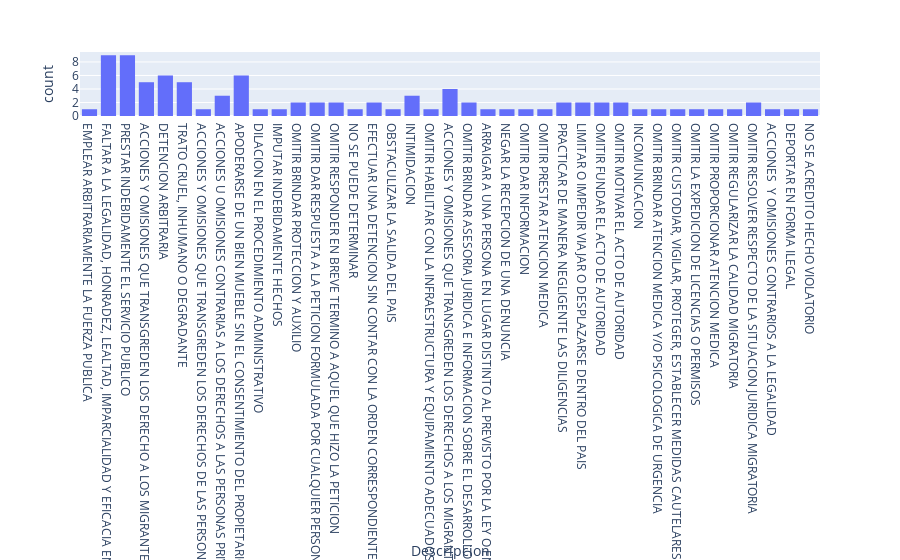

The notebook cell saved with this chart:
### Code cell
df_filtred2 = df_ind_Autoridad[(df_ind_Autoridad["Tipo"] == 'Hecho_Violatorio') & (df_ind_Autoridad["Autoridad"] == 'INSTITUTO NACIONAL DE MIGRACION DE LA SECRETARIA DE GOBERNACION')
# & (df_ind_Autoridad["Cantidad"] > 1) 
& (df_ind_Autoridad["Entidad"] == 'SONORA')]
# df_filtred2
# fig = px.bar(df_filtred2, x='Ano', y='Cantidad', color='Descripcion')
fig = px.histogram(df_filtred2, x="Descripcion")
fig.show()

### Figure 1 — Plotly figure (JSON) as saved in the notebook; plotly's stock layout.template omitted (floating-point values rounded to 4 significant figures)
{"data": [{"alignmentgroup": "True", "bingroup": "x", "hovertemplate": "Descripcion=%{x}<br>count=%{y}<extra></extra>", "legendgroup": "", "marker": {"color": "#636efa", "pattern": {"shape": ""}}, "name": "", "offsetgroup": "", "orientation": "v", "showlegend": false, "type": "histogram", "x": ["EMPLEAR ARBITRARIAMENTE LA FUERZA PUBLICA", "FALTAR A LA LEGALIDAD, HONRADEZ, LEALTAD, IMPARCIALIDAD Y EFICACIA EN EL DESEMPEÑO DE LAS FUNCIONES, EMPLEOS, CARGOS O COMISIONES", "PRESTAR INDEBIDAMENTE EL SERVICIO PUBLICO", "ACCIONES Y OMISIONES QUE TRANSGREDEN LOS DERECHO A LOS MIGRANTES Y DE SUS FAMILIARES", "DETENCION ARBITRARIA", "TRATO CRUEL, INHUMANO O DEGRADANTE", "PRESTAR INDEBIDAMENTE EL SERVICIO PUBLICO", "ACCIONES Y OMISIONES QUE TRANSGREDEN LOS DERECHO A LOS MIGRANTES Y DE SUS FAMILIARES", "FALTAR A LA LEGALIDAD, HONRADEZ, LEALTAD, IMPARCIALIDAD Y EFICACIA EN EL DESEMPEÑO DE LAS FUNCIONES, EMPLEOS, CARGOS O COMISIONES", "ACCIONES Y OMISIONES QUE TRANSGREDEN LOS DERECHOS DE LAS PERSONAS PRIVADAS DE SU LIBERTAD", "ACCIONES U OMISIONES CONTRARIAS A LOS DERECHOS A LAS PERSONAS PRIVADAS DE SU LIBERTAD", "APODERARSE DE UN BIEN MUEBLE SIN EL CONSENTIMIENTO DEL PROPIETARIO, SIN QUE EXISTA CAUSA JUSTIFICADA", "DETENCION ARBITRARIA", "DILACION EN EL PROCEDIMIENTO ADMINISTRATIVO", "IMPUTAR INDEBIDAMENTE HECHOS", "OMITIR BRINDAR PROTECCION Y AUXILIO", "OMITIR DAR RESPUESTA A LA PETICION FORMULADA POR CUALQUIER PERSONA EN EJERCICIO DE SU DERECHO", "OMITIR RESPONDER EN BREVE TERMINO A AQUEL QUE HIZO LA PETICION", "TRATO CRUEL, INHUMANO O DEGRADANTE", "ACCIONES U OMISIONES CONTRARIAS A LOS DERECHOS A LAS PERSONAS PRIVADAS DE SU LIBERTAD", "ACCIONES Y OMISIONES QUE TRANSGREDEN LOS DERECHO A LOS MIGRANTES Y DE SUS FAMILIARES", "APODERARSE DE UN BIEN MUEBLE SIN EL CONSENTIMIENTO DEL PROPIETARIO, SIN QUE EXISTA CAUSA JUSTIFICADA", "FALTAR A LA LEGALIDAD, HONRADEZ, LEALTAD, IMPARCIALIDAD Y EFICACIA EN EL DESEMPEÑO DE LAS FUNCIONES, EMPLEOS, CARGOS O COMISIONES", "NO SE PUEDE DETERMINAR", "PRESTAR INDEBIDAMENTE EL SERVICIO PUBLICO", "ACCIONES Y OMISIONES QUE TRANSGREDEN LOS DERECHO A LOS MIGRANTES Y DE SUS FAMILIARES", "FALTAR A LA LEGALIDAD, HONRADEZ, LEALTAD, IMPARCIALIDAD Y EFICACIA EN EL DESEMPEÑO DE LAS FUNCIONES, EMPLEOS, CARGOS O COMISIONES", "PRESTAR INDEBIDAMENTE EL SERVICIO PUBLICO", "DETENCION ARBITRARIA", "EFECTUAR UNA DETENCION SIN CONTAR CON LA ORDEN CORRESPONDIENTE, FUERA DE LOS CASOS DE FLAGRANCIA", "OBSTACULIZAR LA SALIDA DEL PAIS", "ACCIONES Y OMISIONES QUE TRANSGREDEN LOS DERECHO A LOS MIGRANTES Y DE SUS FAMILIARES", "FALTAR A LA LEGALIDAD, HONRADEZ, LEALTAD, IMPARCIALIDAD Y EFICACIA EN EL DESEMPEÑO DE LAS FUNCIONES, EMPLEOS, CARGOS O COMISIONES", "DETENCION ARBITRARIA", "EFECTUAR UNA DETENCION SIN CONTAR CON LA ORDEN CORRESPONDIENTE, FUERA DE LOS CASOS DE FLAGRANCIA", "PRESTAR INDEBIDAMENTE EL SERVICIO PUBLICO", "TRATO CRUEL, INHUMANO O DEGRADANTE", "INTIMIDACION", "APODERARSE DE UN BIEN MUEBLE SIN EL CONSENTIMIENTO DEL PROPIETARIO, SIN QUE EXISTA CAUSA JUSTIFICADA", "OMITIR HABILITAR CON LA INFRAESTRUCTURA Y EQUIPAMIENTO ADECUADOS LA PRESTACION DE SERVICIOS PUBLICOS", "ACCIONES Y OMISIONES QUE TRANSGREDEN LOS DERECHOS A LOS MIGRANTES Y DE SUS FAMILIARES", "FALTAR A LA LEGALIDAD, HONRADEZ, LEALTAD, IMPARCIALIDAD Y EFICACIA EN EL DESEMPEÑO DE LAS FUNCIONES, EMPLEOS, CARGOS O COMISIONES", "PRESTAR INDEBIDAMENTE EL SERVICIO PUBLICO", "APODERARSE DE UN BIEN MUEBLE SIN EL CONSENTIMIENTO DEL PROPIETARIO, SIN QUE EXISTA CAUSA JUSTIFICADA", "OMITIR BRINDAR ASESORIA JURIDICA E INFORMACION SOBRE EL DESARROLLO DEL PROCEDIMIENTO", "ACCIONES U OMISIONES CONTRARIAS A LOS DERECHOS A LAS PERSONAS PRIVADAS DE SU LIBERTAD", "ARRAIGAR A UNA PERSONA EN LUGAR DISTINTO AL PREVISTO POR LA LEY O EN CONDICIONES QUE ATENTAN CONTRA SU DIGNIDAD", "NEGAR LA RECEPCION DE UNA DENUNCIA", "OMITIR DAR INFORMACION", "OMITIR DAR RESPUESTA A LA PETICION FORMULADA POR CUALQUIER PERSONA EN EJERCICIO DE SU DERECHO", "OMITIR PRESTAR ATENCION MEDICA", "OMITIR RESPONDER EN BREVE TERMINO A AQUEL QUE HIZO LA PETICION", "PRACTICAR DE MANERA NEGLIGENTE LAS DILIGENCIAS", "TRATO CRUEL, INHUMANO O DEGRADANTE", "ACCIONES Y OMISIONES QUE TRANSGREDEN LOS DERECHOS A LOS MIGRANTES Y DE SUS FAMILIARES", "PRESTAR INDEBIDAMENTE EL SERVICIO PUBLICO", "FALTAR A LA LEGALIDAD, HONRADEZ, LEALTAD, IMPARCIALIDAD Y EFICACIA EN EL DESEMPEÑO DE LAS FUNCIONES, EMPLEOS, CARGOS O COMISIONES", "APODERARSE DE UN BIEN MUEBLE SIN EL CONSENTIMIENTO DEL PROPIETARIO, SIN QUE EXISTA CAUSA JUSTIFICADA", "DETENCION ARBITRARIA", "INTIMIDACION", "LIMITAR O IMPEDIR VIAJAR O DESPLAZARSE DENTRO DEL PAIS", "OMITIR FUNDAR EL ACTO DE AUTORIDAD", "OMITIR MOTIVAR EL ACTO DE AUTORIDAD", "PRACTICAR DE MANERA NEGLIGENTE LAS DILIGENCIAS", "ACCIONES Y OMISIONES QUE TRANSGREDEN LOS DERECHOS A LOS MIGRANTES Y DE SUS FAMILIARES", "FALTAR A LA LEGALIDAD, HONRADEZ, LEALTAD, IMPARCIALIDAD Y EFICACIA EN EL DESEMPEÑO DE LAS FUNCIONES, EMPLEOS, CARGOS O COMISIONES", "PRESTAR INDEBIDAMENTE EL SERVICIO PUBLICO", "APODERARSE DE UN BIEN MUEBLE SIN EL CONSENTIMIENTO DEL PROPIETARIO, SIN QUE EXISTA CAUSA JUSTIFICADA", "INCOMUNICACION", "OMITIR BRINDAR ATENCION MEDICA Y/O PSICOLOGICA DE URGENCIA", "OMITIR BRINDAR PROTECCION Y AUXILIO", "OMITIR CUSTODIAR, VIGILAR, PROTEGER, ESTABLECER MEDIDAS CAUTELARES Y/O DAR SEGURIDAD A PERSONAS", "OMITIR LA EXPEDICION DE LICENCIAS O PERMISOS", "OMITIR PROPORCIONAR ATENCION MEDICA", "OMITIR REGULARIZAR LA CALIDAD MIGRATORIA", "OMITIR RESOLVER RESPECTO DE LA SITUACION JURIDICA MIGRATORIA", "TRATO CRUEL, INHUMANO O DEGRADANTE", "ACCIONES Y OMISIONES QUE TRANSGREDEN LOS DERECHOS A LOS MIGRANTES Y DE SUS FAMILIARES", "LIMITAR O IMPEDIR VIAJAR O DESPLAZARSE DENTRO DEL PAIS", "FALTAR A LA LEGALIDAD, HONRADEZ, LEALTAD, IMPARCIALIDAD Y EFICACIA EN EL DESEMPEÑO DE LAS FUNCIONES, EMPLEOS, CARGOS O COMISIONES", "PRESTAR INDEBIDAMENTE EL SERVICIO PUBLICO", "OMITIR RESOLVER RESPECTO DE LA SITUACION JURIDICA MIGRATORIA", "ACCIONES  Y OMISIONES CONTRARIOS A LA LEGALIDAD", "OMITIR BRINDAR ASESORIA JURIDICA E INFORMACION SOBRE EL DESARROLLO DEL PROCEDIMIENTO", "OMITIR FUNDAR EL ACTO DE AUTORIDAD", "OMITIR MOTIVAR EL ACTO DE AUTORIDAD", "DEPORTAR EN FORMA ILEGAL", "DETENCION ARBITRARIA", "INTIMIDACION", "NO SE ACREDITO HECHO VIOLATORIO"], "xaxis": "x", "yaxis": "y"}], "layout": {"barmode": "relative", "legend": {"tracegroupgap": 0}, "margin": {"t": 60}, "xaxis": {"anchor": "y", "domain": [0, 1], "title": {"text": "Descripcion"}}, "yaxis": {"anchor": "x", "domain": [0, 1], "title": {"text": "count"}}}}
